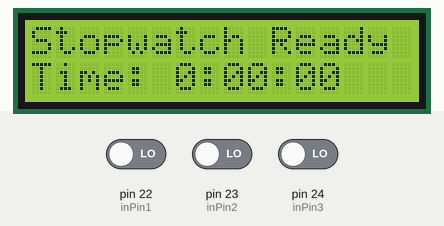
This sketch was run on a simulated Arduino Mega 2560, built with avr-gcc and run on an emulated ATmega2560. On the bench: 16×2 character LCD. The inputs (shaded band) are chosen by the test bench; at power-on: pin 22 (inPin1) LOW, pin 23 (inPin2) LOW, pin 24 (inPin3) LOW.

Above: at 4.2 s.
4.3 s: pin 22 (inPin1) driven HIGH
At 4.46 s:
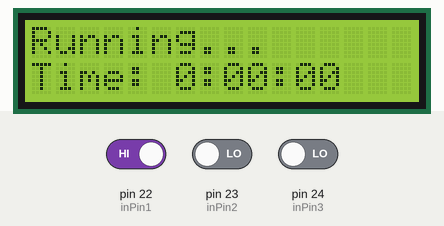
6.7 s: pin 23 (inPin2) driven HIGH
At 7.9 s:
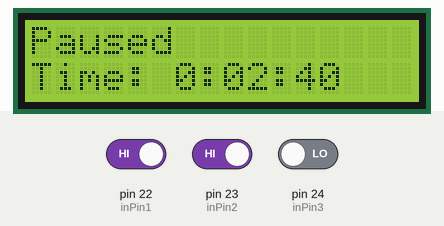
8.2 s: pin 24 (inPin3) driven HIGH
At 9.0 s:
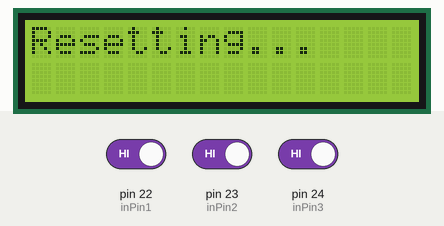
Timing chart, 0 to 11.2 s (numbered marks = the images above; inputs shaded):
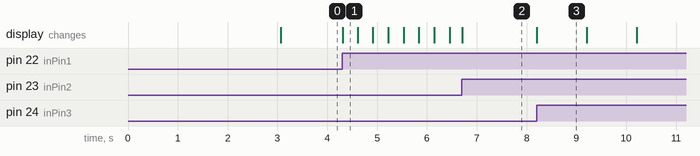

The sketch:

Stopwatch.ino
```cpp
#include <LiquidCrystal.h>

#define inPin1 22  // Start
#define inPin2 23  // Pause
#define inPin3 24  // Reset

#define led1 25
#define led2 26
#define led3 27

const int rs = 12, en = 11, d4 = 5, d5 = 4, d6 = 3, d7 = 2;
LiquidCrystal lcd(rs, en, d4, d5, d6, d7);

bool isRunning = false;
bool isPaused = false;
unsigned long startTime = 0;
unsigned long elapsedTime = 0;
unsigned long currentTime = 0;

bool prevStartBtn = LOW;
bool prevPauseBtn = LOW;
bool prevResetBtn = LOW;

void start() {
  if (!isRunning && !isPaused) {
    startTime = millis() - elapsedTime;
    isRunning = true;
    lcd.clear();
    lcd.print("Running...");
    digitalWrite(led1, LOW);
    digitalWrite(led2, LOW);
    digitalWrite(led3, HIGH);
  } else if (isPaused) {
    startTime = millis() - elapsedTime;
    isRunning = true;
    isPaused = false;
    lcd.clear();
    lcd.print("Running...");
    digitalWrite(led1, LOW);
    digitalWrite(led2, LOW);
    digitalWrite(led3, HIGH);
  }
}

void kedip() {
  for (int i = 0 ; i < 3 ; i++)
  {
    digitalWrite(led1, HIGH);
    digitalWrite(led2, HIGH);
    digitalWrite(led3, HIGH);
    delay(500);
    digitalWrite(led1, LOW);
    digitalWrite(led2, LOW);
    digitalWrite(led3, LOW);
    delay(500);
  }
}

void pause() {
  if (isRunning && !isPaused) {
    elapsedTime = millis() - startTime;
    isRunning = false;
    isPaused = true;
    lcd.clear();
    lcd.print("Paused");

    digitalWrite(led1, LOW);
    digitalWrite(led2, HIGH);
    digitalWrite(led3, LOW);
  }
}

void reset() {
  if (isPaused) {
    digitalWrite(led1, HIGH);
    digitalWrite(led2, LOW);
    digitalWrite(led3, LOW);

    isPaused = false;
    elapsedTime = 0;
    lcd.clear();
    lcd.print("Resetting...");
    delay(1000);
    lcd.clear();
    lcd.print("Stopwatch Ready");
    delay(1000);

    digitalWrite(led1, LOW);
    digitalWrite(led2, LOW);
    digitalWrite(led3, LOW);
  }
}

void setup() {
  Serial.begin(9600);
  pinMode(inPin1, INPUT);
  pinMode(inPin2, INPUT);
  pinMode(inPin3, INPUT);

  lcd.begin(16, 2);
  lcd.print("Stopwatch Ready");
  kedip();
}

void loop() {
  bool startBtn = digitalRead(inPin1);
  bool pauseBtn = digitalRead(inPin2);
  bool resetBtn = digitalRead(inPin3);

  if (startBtn == HIGH && prevStartBtn == LOW) {
    start();
  }

  if (pauseBtn == HIGH && prevPauseBtn == LOW) {
    pause();
  }

  if (resetBtn == HIGH && prevResetBtn == LOW) {
    reset();
  }

  prevStartBtn = startBtn;
  prevPauseBtn = pauseBtn;
  prevResetBtn = resetBtn;

  if (isRunning) {
    currentTime = millis() - startTime;
  } else {
    currentTime = elapsedTime;
  }

  int minutes = currentTime / 60000;
  int seconds = (currentTime % 60000) / 1000;
  int milliseconds = (currentTime % 1000) / 10;

  lcd.setCursor(0, 1);
  lcd.print("Time: ");
  lcd.print(minutes);
  lcd.print(":");
  if (seconds < 10) lcd.print("0");
  lcd.print(seconds);
  lcd.print(":");
  if (milliseconds < 10) lcd.print("0");
  lcd.print(milliseconds);
}
```

Measured:
- after the input at 4.3 s, the display: changes at once (image 1)
- after the input at 6.7 s, the display: changes at once (image 2)
- after the input at 8.2 s, the display: changes at once (image 3)
- what the display in image 3 shows lasts 1.0 s, from 8.2 s to 9.2 s
